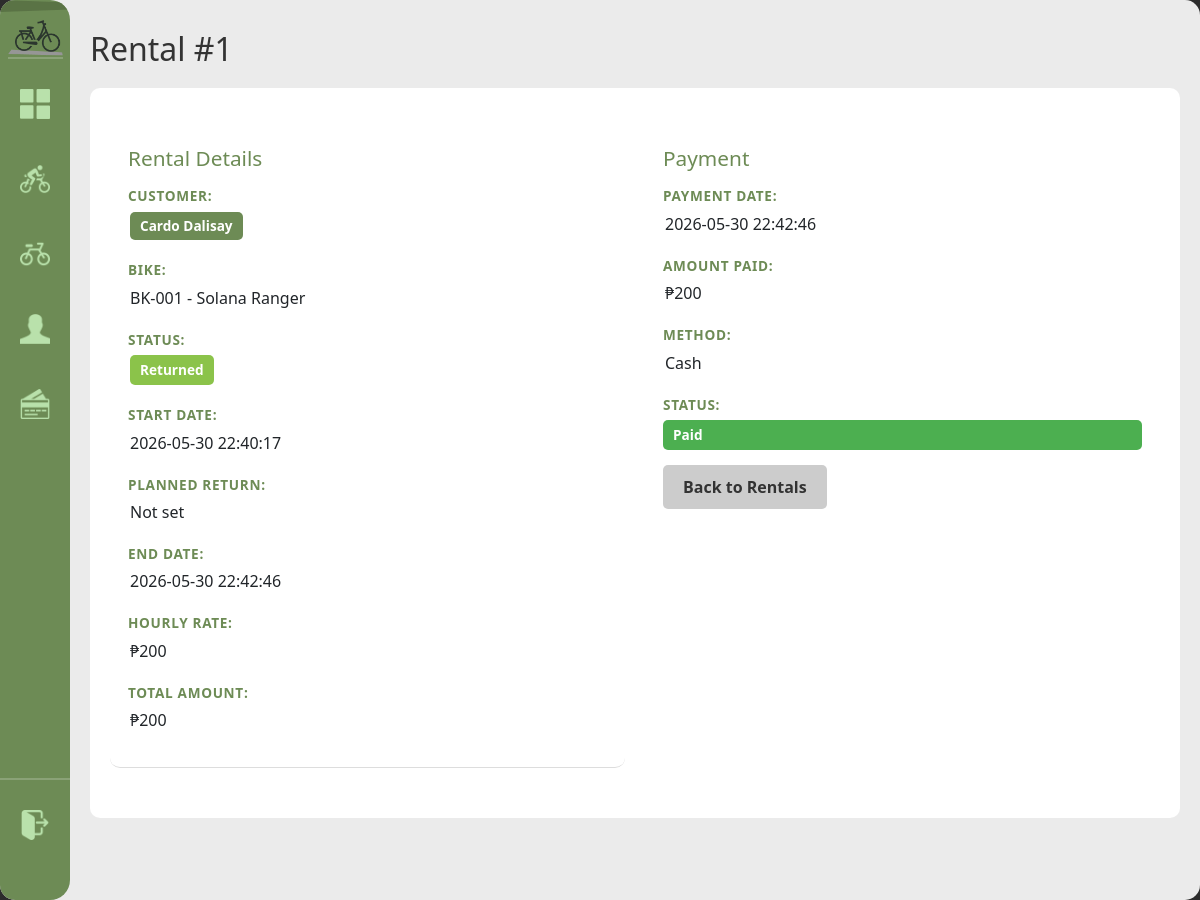
Page /rental/1 (signed in) on the earlier database version.
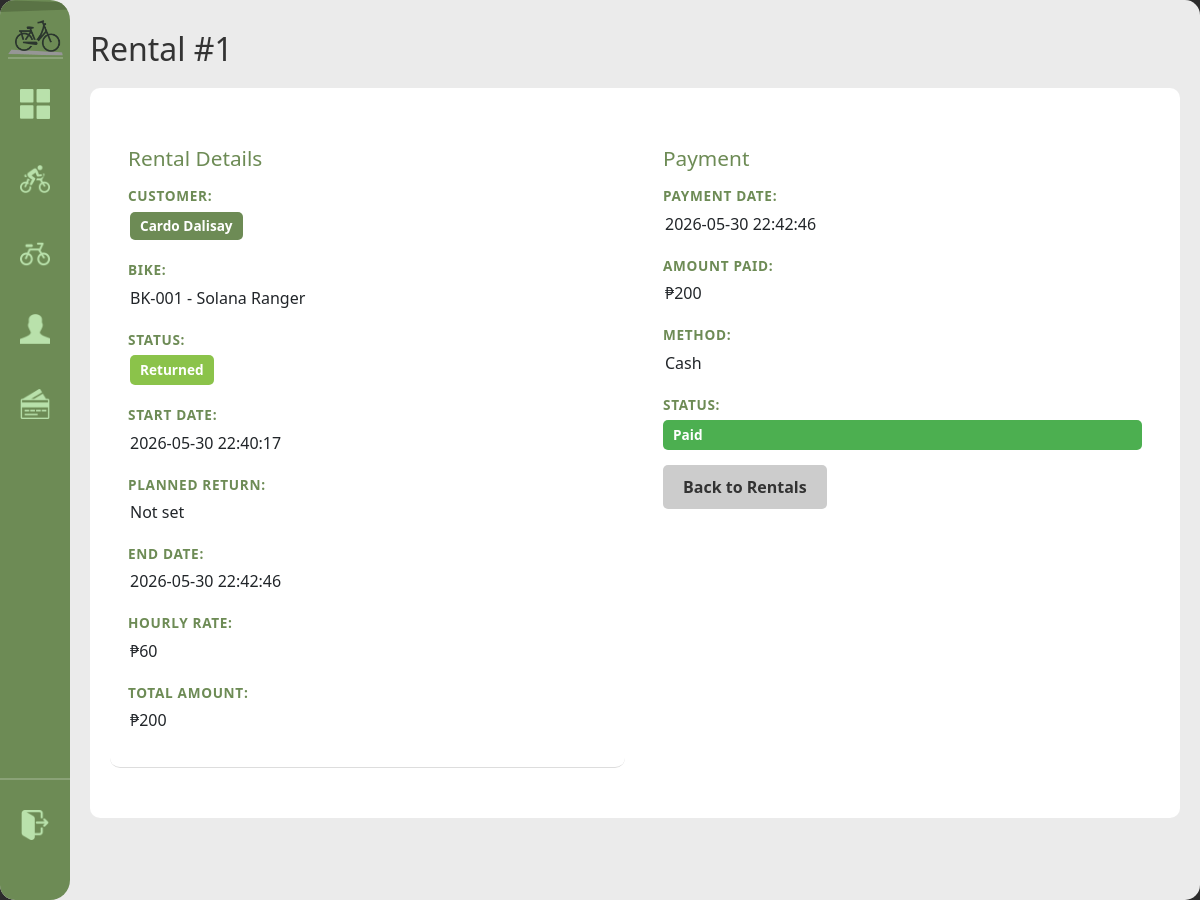
Same page on the later database version.
### tables this page shows
CREATE TABLE bike (
            bike_id INTEGER PRIMARY KEY AUTOINCREMENT,
            bike_code TEXT NOT NULL UNIQUE,
            brand TEXT NOT NULL, model TEXT NOT NULL,
            color TEXT NOT NULL,
            bike_rate DECIMAL(8,2) NOT NULL DEFAULT 0,
            type TEXT NOT NULL DEFAULT 'standard',
            status TEXT NOT NULL DEFAULT 'available' CHECK(status IN('available','rented','retired')),
            date_added DATE NOT NULL DEFAULT(date('now','localtime'))
        );

### handlers/rentals_routes.py (the view, shortened to what this page needs)
@rentals_bp.route('/rental/<int:rid>', methods=['GET', 'POST'])
@login_required
def rental_detail(rid):
    rental = database.get().get_rental(rid)
    payment = database.get().get_payment_for_rental(rid)
    preview_amount = None
    return render_template('rental_detail.html', rental=rental, payment=payment, preview_amount=preview_amount)

### app.py (called while the page is built)
def get_sidebar_state():
    return request.cookies.get('sidebarState') == 'expanded'

@app.context_processor
def inject_sidebar_state():
    return dict(sidebar_expanded=get_sidebar_state())

@app.context_processor
def inject_current_staff():
    staff = current_staff()
    return dict(current_staff=staff, is_admin=staff and staff.get("role") == "admin")

### modules/auth.py (called while the page is built)
def login_required(view):
    @wraps(view)
    def wrapped(*args, **kwargs):
        if not session.get("staff_id"):
            return redirect(url_for("login"))
        return view(*args, **kwargs)
    return wrapped

def current_staff():
    if not session.get("staff_id"):
        return None
    return {
        "staff_id": session.get("staff_id"),
        "username": session.get("username"),
        "first_name": session.get("first_name"),
        "last_name": session.get("last_name"),
        "role": session.get("role"),
    }

### modules/database.py (called while the page is built)
def get():
    if not db: init()
    return db

    def get_payment_for_rental(self, rid):
        r = self.conn.execute("SELECT * FROM payment WHERE rental_id = ?", (rid,)).fetchone()
        return dict(r) if r else None

### templates/rental_detail.html (shortened to what this page needs)
{% extends "base.html" %}
{% block content %}
<h1>Rental #{{ rental['rental_id'] }}</h1>
<div class="detail-container">
    <div class="detail-section">
        <h2>Rental Details</h2>
        <div class="detail-grid">
            <div class="detail-item">
                <span class="label">Customer:</span>
                <span class="value"><a href="{{ url_for('customers.customer_detail', cid=rental['customer_id']) }}">{{ rental['customer_name'] }}</a></span>
            </div>
            <div class="detail-item">
                <span class="label">Bike:</span>
                <span class="value">{{ rental['bike_code'] }} - {{ rental['brand'] }} {{ rental['model'] }}</span>
            </div>
            <div class="detail-item">
                <span class="label">Status:</span>
                <span class="value"><span class="status-badge status-{{ rental['status'] }}">{{ rental['status'].title() }}</span></span>
            </div>
            <div class="detail-item">
                <span class="label">Start Date:</span>
                <span class="value">{{ rental['rental_start'] }}</span>
            </div>
            <div class="detail-item">
                <span class="label">Planned Return:</span>
                <span class="value">{{ rental['planned_return'] or 'Not set' }}</span>
            </div>
            <div class="detail-item">
                <span class="label">End Date:</span>
                <span class="value">{{ rental['rental_end'] or 'Not Returned' }}</span>
            </div>
            <div class="detail-item">
                <span class="label">Hourly Rate:</span>
                <span class="value">₱{{ rental['rental_rate'] }}</span>
            </div>
            <div class="detail-item">
                <span class="label">{% if rental['status'] in ['active', 'overdue'] %}Amount Due{% else %}Total Amount{% endif %}:</span>
                <span class="value">
                    {% if rental['status'] in ['active', 'overdue'] %}
                        ₱{{ "{:.0f}".format(preview_amount) }}
                    {% else %}
                        {{ 'Pending' if rental['total_amount'] is none else '₱' ~ '%.0f' % rental['total_amount'] }}
                    {% endif %}
                </span>
            </div>
        </div>
    </div>
    {% if payment %}
    <div class="detail-section">
        <h2>Payment</h2>
        <div class="detail-grid">
            <div class="detail-item">
                <span class="label">Payment Date:</span>
                <span class="value">{{ payment['payment_date'] }}</span>
            </div>
            <div class="detail-item">
                <span class="label">Amount Paid:</span>
                <span class="value">₱{{ payment['amount_paid'] }}</span>
            </div>
            <div class="detail-item">
                <span class="label">Method:</span>
                <span class="value">{{ payment['payment_method'].title() }}</span>
            </div>
            <div class="detail-item">
                <span class="label">Status:</span>
                <span class="status-badge status-{{ payment['payment_status'] }}">{{ payment['payment_status'].title() }}</span>
            </div>
        </div>
        <a href="{{ url_for('rentals.rentals') }}" class="btn-secondary">Back to Rentals</a>
    </div>
    {% endif %}
</div>
{% endblock %}

Differences in the rows shown:
changed bike "BK-001": rental_rate "200" → "60"
